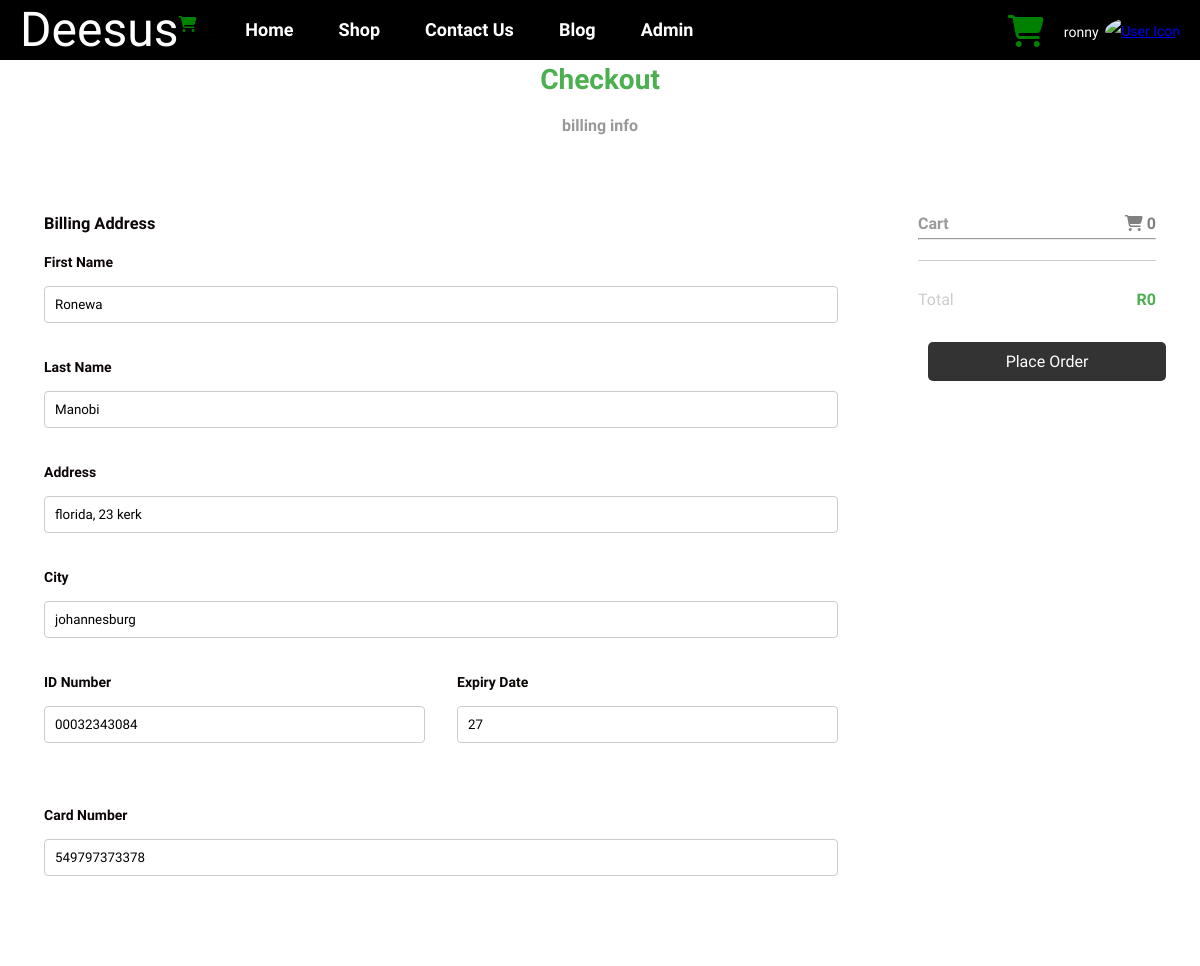
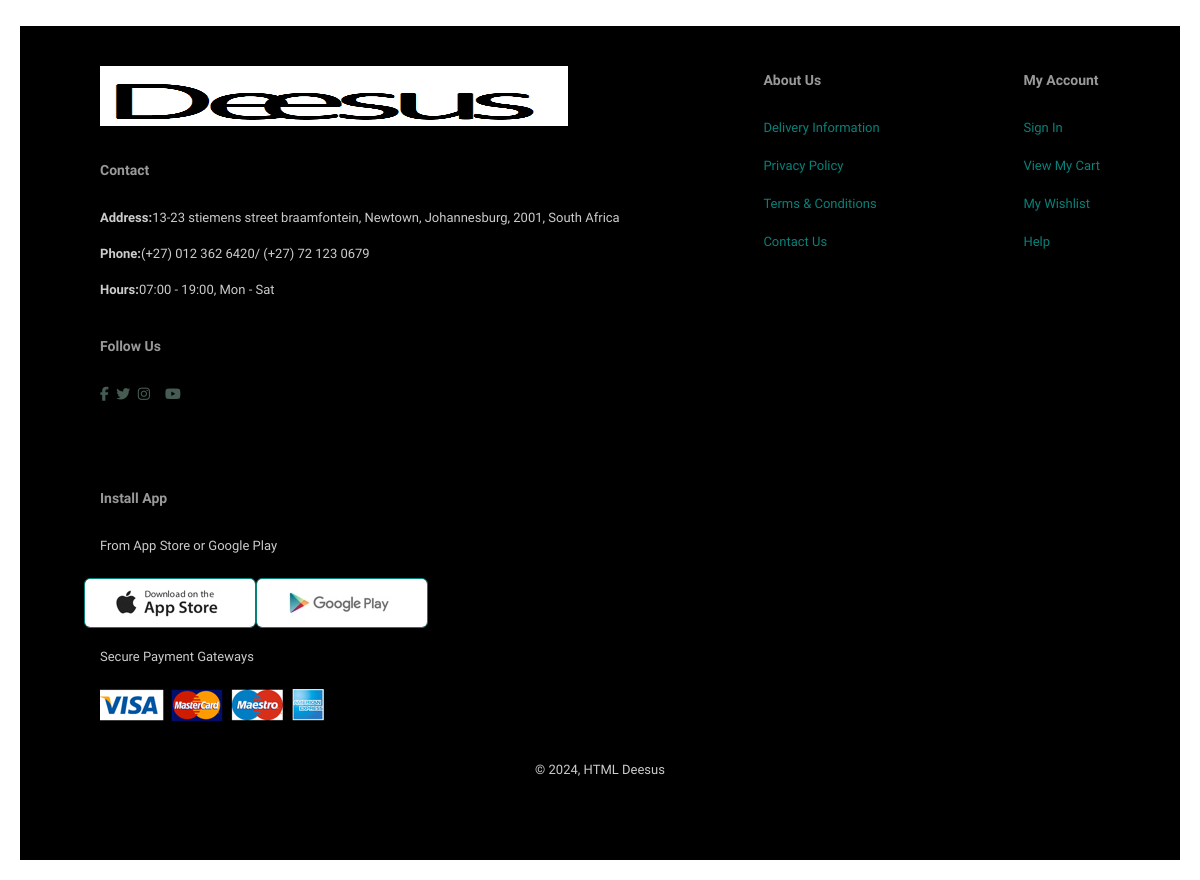
The page /deesus/checkout.php (signed in) on the database its author committed (2 pictures, top to bottom).
### tables this page shows
CREATE TABLE IF NOT EXISTS `checkoutinfo` (
  `id` int NOT NULL AUTO_INCREMENT,
  `first_name` varchar(50) NOT NULL,
  `last_name` varchar(50) NOT NULL,
  `id_number` varchar(20) NOT NULL,
  `address` varchar(255) NOT NULL,
  `city` varchar(50) NOT NULL,
  `card_number` varchar(20) NOT NULL,
  `expiry_date` varchar(7) NOT NULL,
  `terms_accepted` tinyint(1) NOT NULL DEFAULT '0',
  `created_at` timestamp NULL DEFAULT CURRENT_TIMESTAMP,
  `user_id` varchar(200) DEFAULT NULL,
  `email` varchar(200) DEFAULT NULL,
  PRIMARY KEY (`id`)
);

### deesus/checkout.php (the view, shortened to what this page needs)
<?php
include "menu.php";
include "conn.php";
$user_id = $_SESSION['user_id'];
$stmt = $conn->prepare("SELECT * FROM checkoutinfo WHERE user_id = ?");
$stmt->bind_param("i", $user_id);
$stmt->execute();
$result = $stmt->get_result();
$billing_info = [];
if ($result->num_rows > 0) {
    $billing_info = $result->fetch_assoc();
}
$cart = isset($_SESSION['cart']) ? $_SESSION['cart'] : [];
$total = 0;
?>
<!DOCTYPE html>
<html lang="en">
<head>
    <link rel="stylesheet" href="style.css">
</head>
<body>
    <div class="Checkout" style="border:none;box-shadow:none"><br>
        <h1>Checkout</h1>
        <h4>billing info</h4>
    </div>
    <div class="row"  style="border:none;box-shadow:none">
        <div class="col-75"  style="border:none;box-shadow:none;background-color:white">
            <div class="container" style="border:none;box-shadow:none;background-color:white">
                <form method="post" action="action_page.php">
                    <h3>Billing Address</h3>
                    <label for="fname">First Name</label>
                    <input type="text" id="fname" name="firstname" placeholder="Percy Karabo"
                           value="<?php echo isset($billing_info['first_name']) ? htmlspecialchars($billing_info['first_name']) : ''; ?>" required>
                    <label for="lname">Last Name</label>
                    <input type="text" id="lname" name="lastname" placeholder="Percy"
                           value="<?php echo isset($billing_info['last_name']) ? htmlspecialchars($billing_info['last_name']) : ''; ?>" required>
                    <label for="adr">Address</label>
                    <input type="text" id="adr" name="address" placeholder="9 Nombhela Cres Vosloorus"
                           value="<?php echo isset($billing_info['address']) ? htmlspecialchars($billing_info['address']) : ''; ?>" required>
                    <label for="city">City</label>
                    <input type="text" id="city" name="city" placeholder="Johannesburg"
                           value="<?php echo isset($billing_info['city']) ? htmlspecialchars($billing_info['city']) : ''; ?>" required>
                    <div class="row">
                        <div class="col-50">
                            <label for="id_number">ID Number</label>
                            <input type="text" id="id_number" name="id_number" placeholder="1234567890"
                                   value="<?php echo isset($billing_info['id_number']) ? htmlspecialchars($billing_info['id_number']) : ''; ?>" required>
                        </div>
                        <div class="col-50">
                            <label for="expiry_date">Expiry Date</label>
                            <input type="text" id="expiry_date" name="expiry_date" placeholder="MM/YY"
                                   value="<?php echo isset($billing_info['expiry_date']) ? htmlspecialchars($billing_info['expiry_date']) : ''; ?>" required>
                        </div>
                    </div>
                    <label for="card_number">Card Number</label>
                    <input type="text" id="card_number" name="card_number" placeholder="1234 5678 9123 4567"
                           value="<?php echo isset($billing_info['card_number']) ? htmlspecialchars($billing_info['card_number']) : ''; ?>" required>
                </form>
            </div>
        </div>
        <div class="col-25" style="border:none;box-shadow:none;background-color:white">
            <div class="container"  style="border:none;box-shadow:none;background-color:white">
                <h4>Cart
                    <span class="price">
                        <i class="fa fa-shopping-cart"></i>
                        <b><?php echo count($cart); ?></b>
                    </span>
                </h4>
                <hr>
                <div class="cart-summary">
                    <p>Total <span class="price">R<?php echo $total; ?></span></p>
                </div>                <form method="post" action="action_page.php">
                <button class="show-confirm" onclick="openCForm()">Place Order</button>
            </form>
            </div>
        </div>
    </div>
</body>
</html>
<?php
include "footer.php";
?>

### deesus/css/style.css (style rules this page uses)
* { margin: 0; padding: 0; box-sizing: border-box; font-family: 'Spartan' , sans-serif; }
h1 { font-size: 50px; line-height: 64px; color: #222; }
h4 { font-size: 20px; color: #222; }
P { font-size: 16px; color: #cccccc; margin: 15px 0 20px 0; }
body { width: 100%; }

### deesus/style.css (style rules this page uses)
body { font-family: "Inter", sans-serif; font-weight: 400; line-height: 28px; color: #0c0606; font-size: 14px; background-color:white; }
button { outline: rgb(7, 0, 0); background-color: rgb(250, 248, 248); margin-left: 10px; border-radius: 10px; padding: 10px; width: 90px; }
div { margin-bottom: 2em; }
button { cursor: pointer; padding: 5px 10px; background-color: #007bff; color: white; border: none; border-radius: 3px; }
.row { display: -ms-flexbox; display: flex; -ms-flex-wrap: wrap; flex-wrap: wrap; margin: 0 -16px; }
.col-25 { -ms-flex: 25%; flex: 25%; }
.col-50 { -ms-flex: 50%; flex: 50%; }
.col-75 { -ms-flex: 75%; flex: 75%; }
.col-25, .col-50, .col-75 { padding: 0 16px; }
.container { background-color: #f2f2f2; padding: 5px 20px 15px 20px; border: 1px solid lightgrey; border-radius: 3px; }
input[type=text] { width: 100%; margin-bottom: 20px; padding: 12px; border: 1px solid #ccc; border-radius: 3px; }
label { margin-bottom: 10px; display: block; }
span.price { float: right; color: grey; }
form label { display: block; margin-top: 10px; }
form input, form textarea { width: 100%; padding: 8px; margin-top: 5px; box-sizing: border-box; }
form button { margin-top: 10px; padding: 10px 15px; background-color: #333; color: #fff; border: none; cursor: pointer; border-radius: 5px; }

### deesus/menu.php (style rules this page uses)
body { background-color: white; margin: 0; font-family: Arial, sans-serif; padding-top: 60px; }

### deesus/checkout.php (style rules this page uses)
body { font-family: Arial, sans-serif; background-color: white; margin: 0; padding: 20px; }
.Checkout { text-align: center; margin-bottom: 30px; }
h1 { color: #4CAF50; font-size: 28px; margin: 0; }
h4 { font-size: 16px; color: #999; }
.row { display: flex; justify-content: space-between; }
.col-75, .col-25 { padding: 20px; background-color: white; border-radius: 8px; box-shadow: 0 0 10px rgba(0,0,0,0.1); }
.col-75 { flex: 3; }
.col-25 { flex: 1; }
.container { padding: 20px; }
label { display: block; margin: 10px 0 5px; font-weight: bold; }
input[type="text"] { width: 100%; padding: 10px; border: 1px solid #ccc; border-radius: 4px; margin-bottom: 20px; }
.price { color: #4CAF50; font-weight: bold; }
button { background-color: #4CAF50; color: white; padding: 10px 20px; border: none; border-radius: 4px; cursor: pointer; font-size: 16px; }
.cart-summary { border-top: 1px solid #ccc; margin-top: 20px; padding-top: 10px; }
.cart-summary p { display: flex; justify-content: space-between; align-items: center; }
.cart-summary .price { color: #4CAF50; }
.show-confirm { display: block; width: 100%; text-align: center; margin-top: 20px; }

### rows shown on the page
checkoutinfo: firstname "Ronewa", lastname "Manobi", address "florida, 23 kerk", city "johannesburg", id_number "00032343084", expiry_date "27", card_number "549797373378"

### other values the page prints
$_SESSION['login_'] "ronny"
count($cart) "0"
$total "0"
